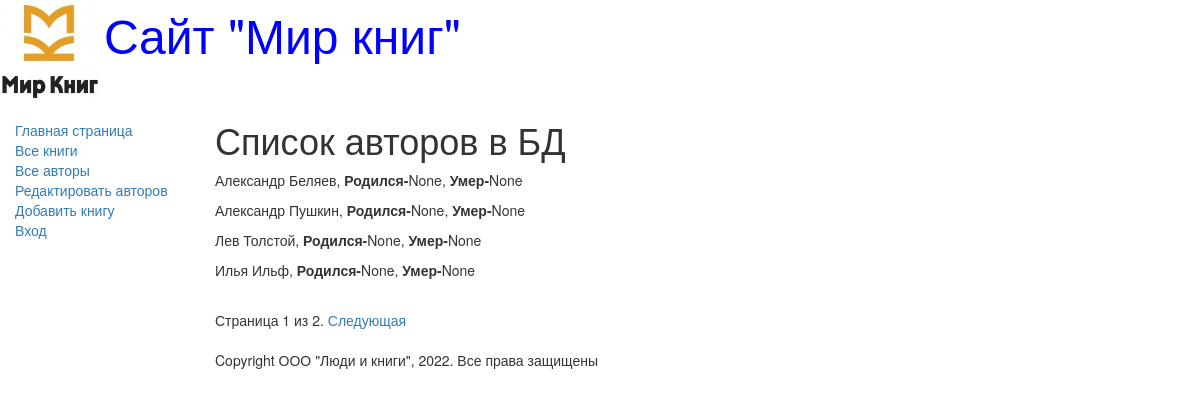
Screenshot of /authors/ with the database file from the repository.
### catalog/models.py (models this page shows, shortened)
class Author(models.Model):
    first_name = models.CharField(
        max_length=100,
        help_text='Введите имя автора',
        verbose_name='Имя автора'
    )
    last_name = models.CharField(
        max_length=100,
        help_text='Введите фамилию автора',
        verbose_name='Фамилия автора'
    )
    date_of_birth = models.DateField(
        help_text='Введите дату рождения',
        verbose_name='Дата рождения',
        null=True, blank=True
    )
    date_of_death = models.DateField(
        help_text='Введите дату смерти',
        verbose_name='Дата смерти',
        null=True, blank=True
    )

### catalog/views.py (the view)
# urls.py: path('authors/', views.AuthorListView.as_view(), name='authors'),
class AuthorListView(generic.ListView):
    model = Author
    paginate_by = 4

### catalog/templates/catalog/author_list.html
{% extends 'base_generic.html' %}
{% block content %}
    <h1>Список авторов в БД</h1>
    {% if author_list %}
        {% for author in author_list.all %}
        <p>{{author.first_name}} {{author.last_name}},
            <strong>Родился-</strong>{{author.date_of_birth}},
            <strong>Умер-</strong>{{author.date_of_death}}</p>
        {% endfor %}
    {% else %}
        <p>В базе данных нет авторов</p>
    {% endif %}
{% endblock %}

### rows the page displays
Author: first_name "Александр", last_name "Беляев", date_of_birth "None", date_of_death "None"
Author: first_name "Александр", last_name "Пушкин", date_of_birth "None", date_of_death "None"
Author: first_name "Лев", last_name "Толстой", date_of_birth "None", date_of_death "None"
Author: first_name "Илья", last_name "Ильф", date_of_birth "None", date_of_death "None"

### other values shown
{{ page_obj.number }} "1"
{{ page_obj.paginator.num_pages }} "2"
